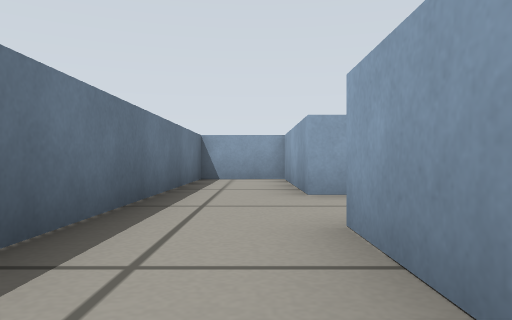
View 1 (above)

21 first-person views from a walk through a robot-simulator world made for Gazebo. The camera is 0.22 m above the floor, looks level and sees 70° across. The floor is counted in squares, 0.5 m on a side. Each view is taken from the middle of a square. On the plan, view 1 faces up. The plan holds only what a view shows up to about 9 squares ahead; the rest is blank.

View 2
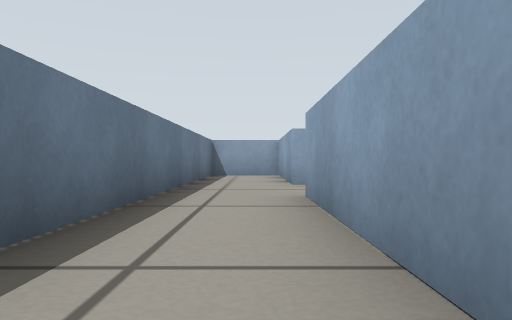

View 3
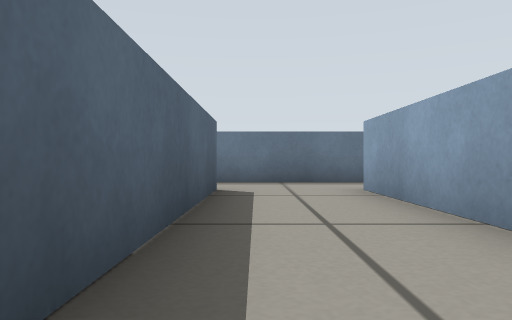

View 4
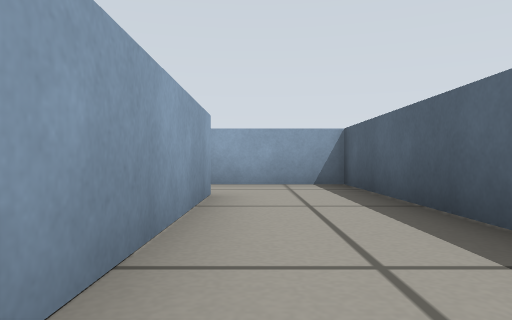

View 5
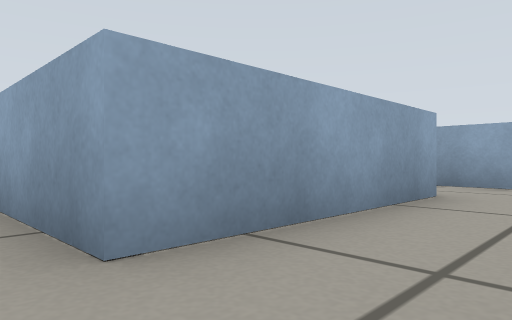

View 6
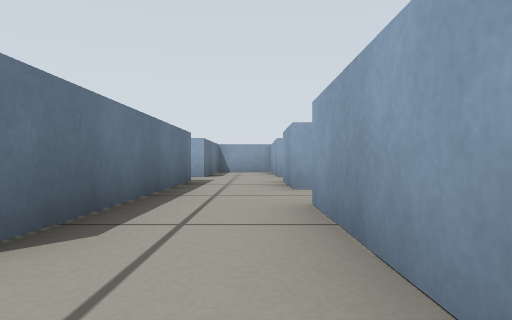

View 7
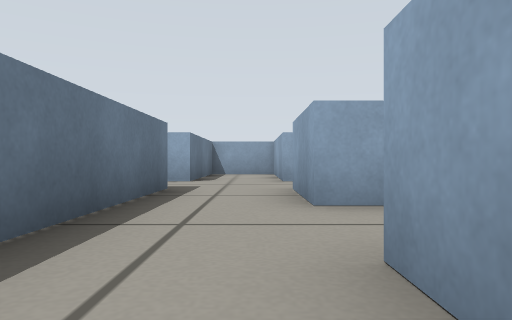

View 8
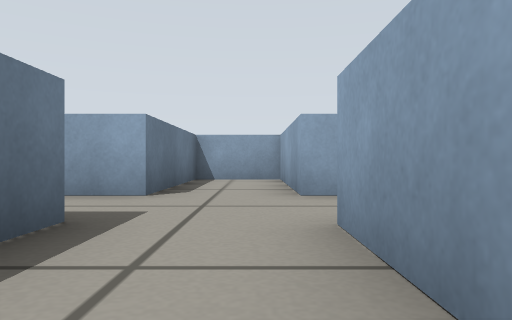

View 9
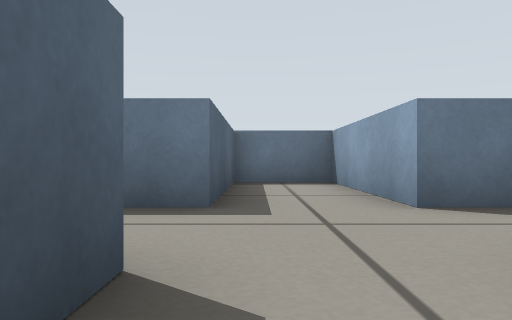

View 10
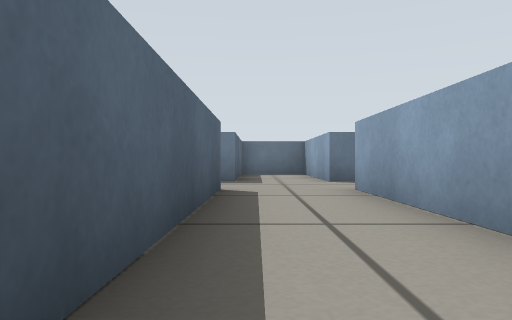

View 11
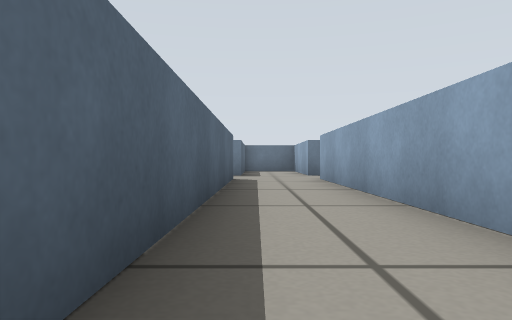

View 12
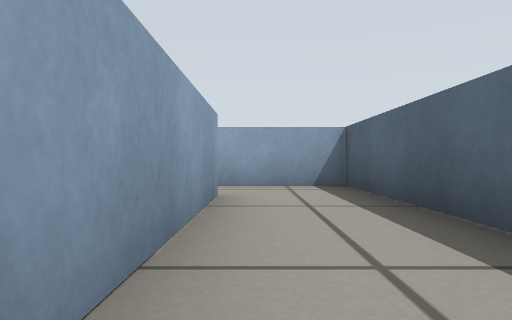

View 13
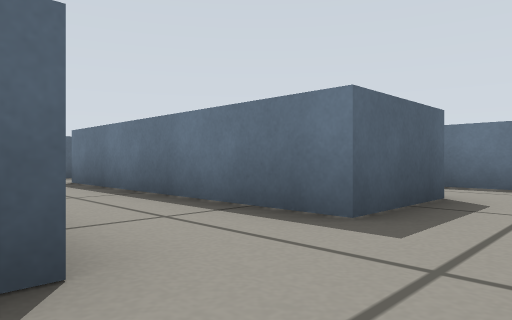

View 14
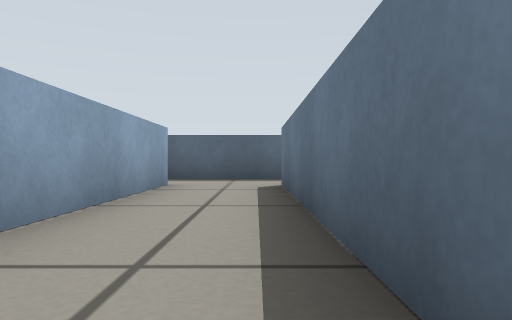

View 15
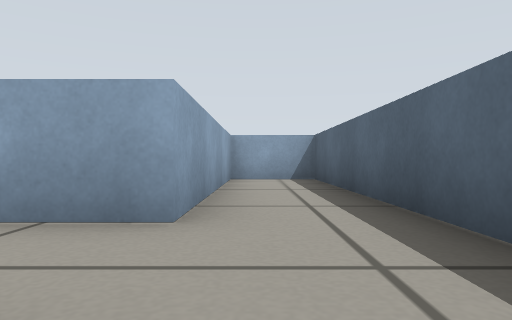

View 16
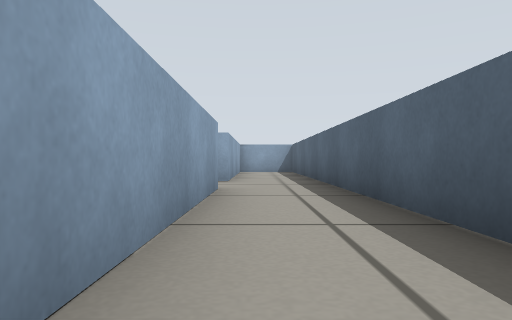

View 17
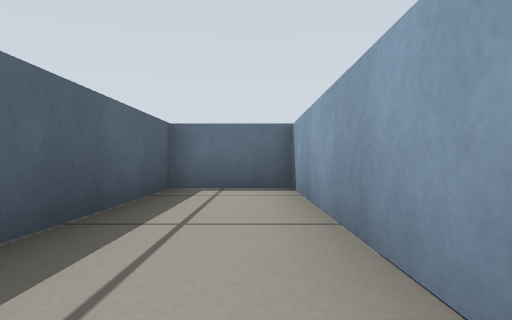

View 18
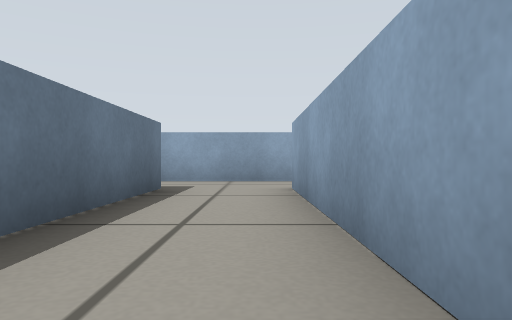

View 19
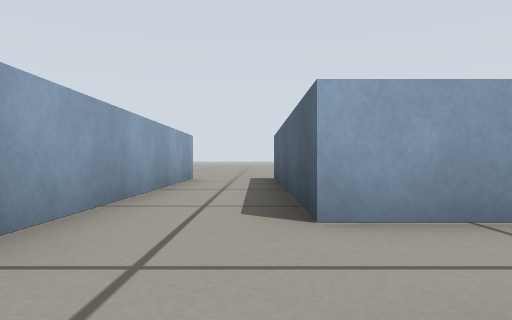

View 20
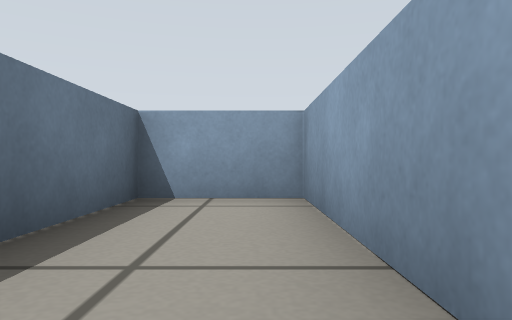

View 21
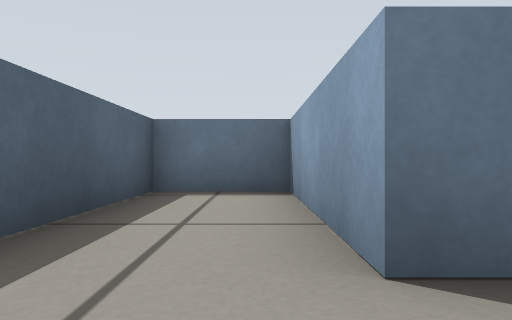

### Floor plan
Key: @ floor where view 1 was taken; # wall or solid block; . floor.
Columns run from 1 left of view 1 to 17 right of it. Each row starts with its distance up from view 1.
 16       ###
 15       #.#
 14       #.#
 13   #####.########.#
 12   #..............#
 11   #####..........#
 10       #.##########
  9 ###   #.##########
  8 #.#   #............
  7 #.#   #......#####.
  6 #.#   #.##..##
  5 #.#####.##..#
  4 #.......##..#
  3 #.......##..#
  2 #.########..#
  1 #.########..######
  0 #@##.............#
 -1  .################
 -2  .

Positions as (right, up) in squares from view 1, and headings:
1: (0, 0), facing up
2: (0, -2), facing up
3: (6, 3), facing left
4: (0, 4), facing right
5: (0, 3), facing up-right
6: (6, 3), facing up
7: (6, 5), facing up
8: (6, 8), facing up
9: (8, 11), facing left
10: (12, 11), facing left
11: (15, 11), facing left
12: (10, 12), facing right
13: (11, 8), facing down-left
14: (9, 7), facing down
15: (8, 0), facing right
16: (3, 0), facing right
17: (8, 0), facing left
18: (10, 1), facing up
19: (8, 7), facing right
20: (6, 12), facing up
21: (6, 12), facing left
